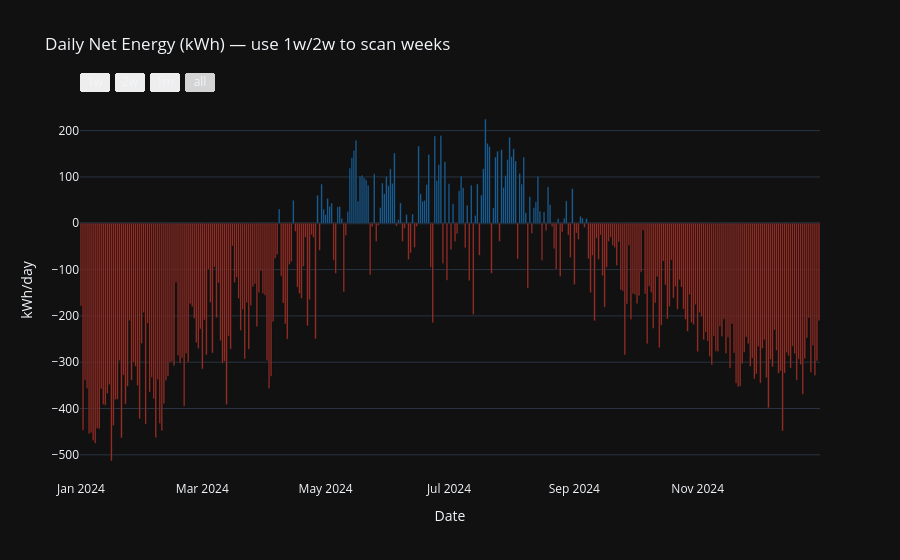
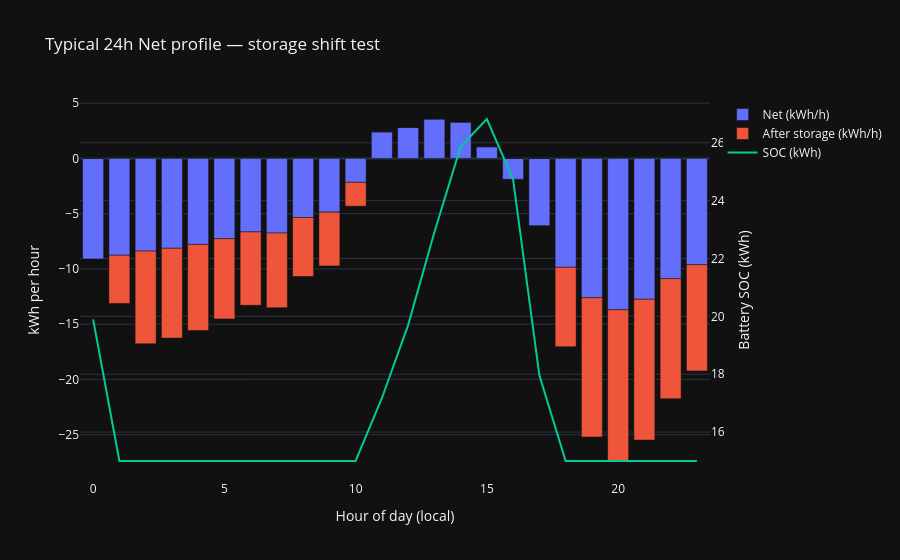

Notebook cell for these charts, in order:
### Code cell
# Uses existing: pd, np, go, TZ, systems

# --- 0) Local-naive index
t = pd.to_datetime(systems.index)
if getattr(t, "tz", None) is not None:
    t = t.tz_convert(TZ).tz_localize(None)
sys_ = systems.copy(); sys_.index = t

# --- 1) Net energy per sample (kWh). Assumes columns are kWh per interval.
prod_col, grid_in_col = "Produktion", "El kWh"
net_e = (sys_[prod_col] - sys_[grid_in_col]).rename("net_kWh")

# --- 2) DAILY Net (kWh/day) — weekly/daily scanning
net_kwh_d = net_e.resample("D").sum()

# color by sign
colors = np.where(net_kwh_d.values >= 0, "rgba(33,150,243,0.7)", "rgba(244,67,54,0.7)")

fig_week_net = go.Figure()
fig_week_net.add_bar(x=net_kwh_d.index, y=net_kwh_d.values, name="Net (kWh/day)", marker_color=colors)
fig_week_net.update_layout(
    title="Daily Net Energy (kWh) — use 1w/2w to scan weeks",
    xaxis=dict(
        title="Date",
        rangeselector=dict(buttons=[
            dict(count=7,  step="day",   label="1w", stepmode="backward"),
            dict(count=14, step="day",   label="2w", stepmode="backward"),
            dict(count=1,  step="month", label="1m", stepmode="backward"),
            dict(step="all")
        ]),
        rangeslider=dict(visible=False),
    ),
    yaxis=dict(title="kWh/day"),
    hovermode="x unified",
)
fig_week_net.show()

# --- 3) TYPICAL 24h Net profile (kWh per hour-of-day)
# If your samples aren't hourly, this still averages per clock hour across days.
net_kwh_by_hod = net_e.groupby(net_e.index.hour).mean().reindex(range(24), fill_value=0.0)
hod = np.arange(24)

# --- 4) Simple same-day storage model on the typical day
cap_kwh = 30.0        # capacity to test (edit)
eta_rt  = 0.90        # round-trip efficiency (edit)
soc0    = 0.5 * cap_kwh

soc = np.zeros(24); soc[0] = soc0
residual = np.zeros(24)   # after storage (positive=export, negative=import)
soc_now = soc0

for h in range(24):
    e = net_kwh_by_hod.iloc[h]  # + = surplus, - = deficit
    if e >= 0:
        # charge with efficiency on the way in
        charge = min(e * eta_rt, cap_kwh - soc_now)
        spill = e * eta_rt - charge
        soc_now += charge
        residual[h] = spill / eta_rt  # show spill as remaining export (undo efficiency for display)
    else:
        # discharge with efficiency on the way out
        need = -e
        discharge = min(need / eta_rt, soc_now)
        soc_now -= discharge
        unmet = need - discharge * eta_rt
        residual[h] = -(unmet)        # negative import remaining
    soc[h] = soc_now

# Optional: make SOC end roughly where it started (cyclic day)
# This keeps plots comparable; skip if you want raw outcome.
soc_shift = soc_now - soc0
if abs(soc_shift) > 1e-6:
    soc -= soc_shift
    soc_now -= soc_shift

# --- 5) Plot typical-day bars (original vs after-storage) + SOC
fig_daily = go.Figure()
fig_daily.add_bar(x=hod, y=net_kwh_by_hod.values, name="Net (kWh/h)")
fig_daily.add_bar(x=hod, y=residual, name="After storage (kWh/h)")
fig_daily.add_scatter(x=hod, y=soc, name="SOC (kWh)", mode="lines", yaxis="y2")

fig_daily.update_layout(
    title="Typical 24h Net profile — storage shift test",
    barmode="relative",
    xaxis=dict(title="Hour of day (local)"),
    yaxis=dict(title="kWh per hour"),
    yaxis2=dict(title="Battery SOC (kWh)", overlaying="y", side="right"),
    hovermode="x unified",
)
fig_daily.show()

### Figure 1 — Plotly figure (JSON) as saved in the notebook; plotly's stock layout.template omitted (floating-point values rounded to 4 significant figures; data arrays with more than 128 entries replaced by an {"elided": "..."} marker saying what was removed)
{"data": [{"marker": {"color": {"elided": "366 str values"}}, "name": "Net (kWh/day)", "type": "bar", "x": {"elided": "366 str values"}, "y": {"elided": "366 float values"}}], "layout": {"hovermode": "x unified", "title": {"text": "Daily Net Energy (kWh) — use 1w/2w to scan weeks"}, "xaxis": {"rangeselector": {"buttons": [{"count": 7, "label": "1w", "step": "day", "stepmode": "backward"}, {"count": 14, "label": "2w", "step": "day", "stepmode": "backward"}, {"count": 1, "label": "1m", "step": "month", "stepmode": "backward"}, {"step": "all"}]}, "rangeslider": {"visible": false}, "title": {"text": "Date"}}, "yaxis": {"title": {"text": "kWh/day"}}}}

### Figure 2 — Plotly figure (JSON) as saved in the notebook; plotly's stock layout.template omitted (floating-point values rounded to 4 significant figures)
{"data": [{"name": "Net (kWh/h)", "type": "bar", "x": [0, 1, 2, 3, 4, 5, 6, 7, 8, 9, 10, 11, 12, 13, 14, 15, 16, 17, 18, 19, 20, 21, 22, 23], "y": [-9.095, -8.766, -8.386, -8.131, -7.782, -7.261, -6.649, -6.755, -5.345, -4.863, -2.161, 2.411, 2.808, 3.567, 3.288, 1.061, -1.889, -6.086, -9.853, -12.6, -13.69, -12.74, -10.87, -9.616]}, {"name": "After storage (kWh/h)", "type": "bar", "x": [0, 1, 2, 3, 4, 5, 6, 7, 8, 9, 10, 11, 12, 13, 14, 15, 16, 17, 18, 19, 20, 21, 22, 23], "y": [-0.0, -4.361, -8.386, -8.131, -7.782, -7.261, -6.649, -6.755, -5.345, -4.863, -2.161, 0.0, 0.0, 0.0, 0.0, 0.0, -0.0, -0.0, -7.189, -12.6, -13.69, -12.74, -10.87, -9.616]}, {"mode": "lines", "name": "SOC (kWh)", "type": "scatter", "x": [0, 1, 2, 3, 4, 5, 6, 7, 8, 9, 10, 11, 12, 13, 14, 15, 16, 17, 18, 19, 20, 21, 22, 23], "y": [19.89, 15.0, 15.0, 15.0, 15.0, 15.0, 15.0, 15.0, 15.0, 15.0, 15.0, 17.17, 19.7, 22.91, 25.87, 26.82, 24.72, 17.96, 15.0, 15.0, 15.0, 15.0, 15.0, 15.0], "yaxis": "y2"}], "layout": {"barmode": "relative", "hovermode": "x unified", "title": {"text": "Typical 24h Net profile — storage shift test"}, "xaxis": {"title": {"text": "Hour of day (local)"}}, "yaxis": {"title": {"text": "kWh per hour"}}, "yaxis2": {"overlaying": "y", "side": "right", "title": {"text": "Battery SOC (kWh)"}}}}
